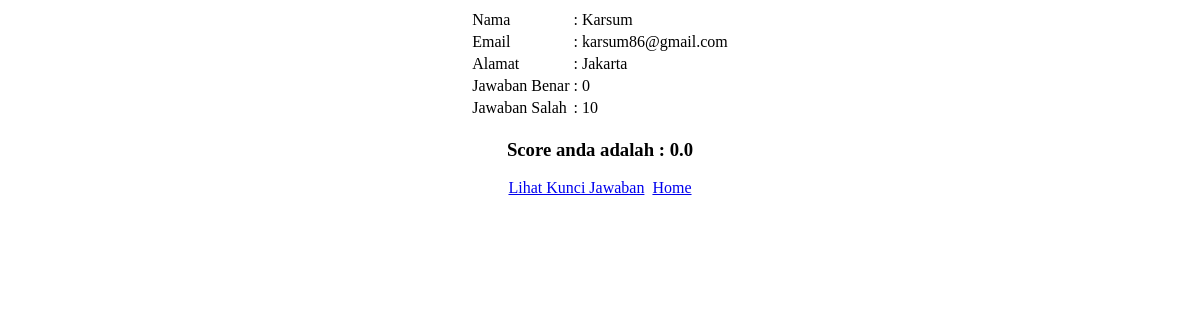
Page /halaman/jawab.php on the earlier database version.
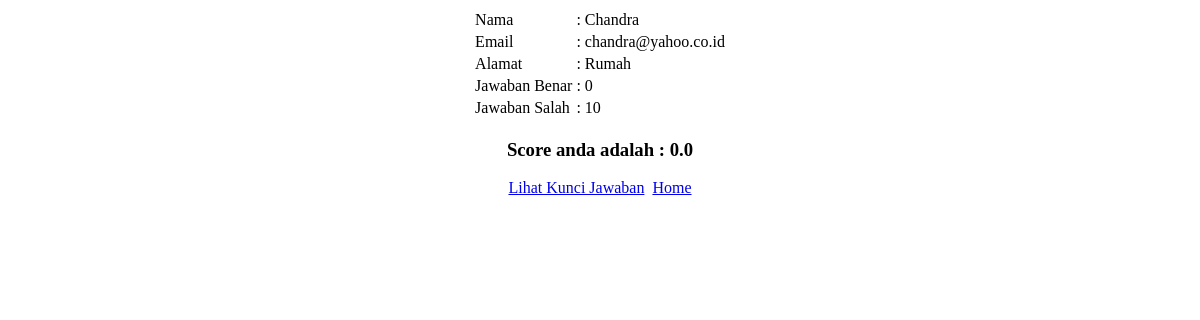
Same page on the later database version.
### tables this page shows
CREATE TABLE `peserta` (
  `id_user` int(20) NOT NULL,
  `nama` varchar(100) NOT NULL,
  `email` varchar(20) NOT NULL,
  `alamat` text NOT NULL
);

### halaman/jawab.php (the view, shortened to what this page needs)
<!doctype html>
<html>
<head>
</head>
<body>
	<?php
include "../koneksi.php";
	$qry=mysqli_query($koneksi, "select * from peserta order by id_user desc");
	$data=mysqli_fetch_array($qry);
	$nama=$data['nama'];
	$email=$data['email'];
	$alamat=$data['alamat'];
    ?>
    <table border=0 align = center>
        <tr><td>Nama </td><td> : <?php echo ucwords($nama); ?></td></tr>
        <tr><td>Email </td><td> : <?php echo $email; ?></td></tr>
        <tr><td>Alamat </td><td> : <?php echo ucwords($alamat); ?></td></tr>
    <?php
    $jawab = $_SESSION['jawab'];
?>
        <?php
            $i = 0;
            $benar = $salah = 0;
            $sql =mysqli_query($koneksi,"select * from tbl_soal WHERE aktif='Y'");
            while($key = mysqli_fetch_array($sql)){
                    if ($jawab[$i] == $key['jawaban']) {
                        $benar++;
                    }else{
                         $salah++;
                    }
                $i++;
            }
            $result=mysqli_query($koneksi, "select * from tbl_soal WHERE aktif='Y'");
                $jumlah_soal=mysqli_num_rows($result);
                $score = 100/$jumlah_soal*$benar;
                $hasil = number_format($score,1);
         ?>
         <tr><td>Jawaban Benar </td><td> : <?php echo $benar; ?></td></tr>
         <tr><td>Jawaban Salah </td><td> : <?php echo $salah; ?></td></tr>
         </table>
		<div align="center"><h3>Score anda adalah : <?php echo $hasil; ?></h3></div>
        <div align="center"><a class="btn btn-primary" href="index.php?page=kunci" role="button">Lihat Kunci Jawaban</a>
            &nbsp;<a a class="btn btn-primary" href="../index.php">Home</a></div>
</body>
</html>

Differences in the rows shown:
no longer on this page (row unchanged): peserta: nama "Karsum", email "karsum86@gmail.com", alamat "Jakarta"
added peserta: nama "Chandra", email "chandra@yahoo.co.id", alamat "Rumah"
